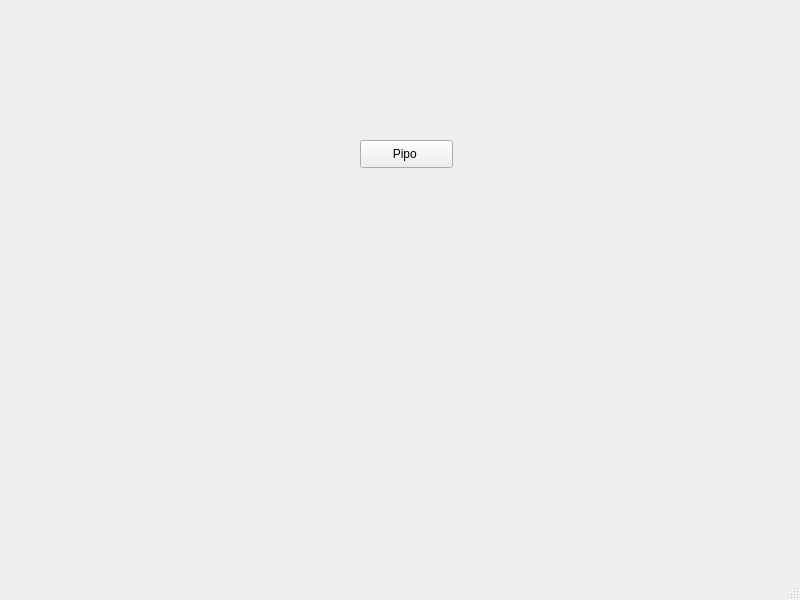
<?xml version="1.0" encoding="UTF-8"?>
<ui version="4.0">
 <class>MainWindow</class>
 <widget class="QMainWindow" name="MainWindow">
  <property name="geometry">
   <rect>
    <x>0</x>
    <y>0</y>
    <width>800</width>
    <height>600</height>
   </rect>
  </property>
  <property name="windowTitle">
   <string>MainWindow</string>
  </property>
  <widget class="QWidget" name="centralwidget">
   <widget class="QStackedWidget" name="stackedWidget">
    <property name="geometry">
     <rect>
      <x>0</x>
      <y>0</y>
      <width>801</width>
      <height>571</height>
     </rect>
    </property>
    <property name="currentIndex">
     <number>0</number>
    </property>
    <widget class="QWidget" name="page">
     <widget class="QPushButton" name="pipo">
      <property name="geometry">
       <rect>
        <x>360</x>
        <y>140</y>
        <width>93</width>
        <height>28</height>
       </rect>
      </property>
      <property name="text">
       <string>Pipo </string>
      </property>
     </widget>
    </widget>
    <widget class="QWidget" name="page_2">
     <widget class="QPushButton" name="hola">
      <property name="geometry">
       <rect>
        <x>360</x>
        <y>110</y>
        <width>93</width>
        <height>28</height>
       </rect>
      </property>
      <property name="text">
       <string>HOLA</string>
      </property>
     </widget>
    </widget>
   </widget>
  </widget>
  <widget class="QMenuBar" name="menubar">
   <property name="geometry">
    <rect>
     <x>0</x>
     <y>0</y>
     <width>800</width>
     <height>26</height>
    </rect>
   </property>
  </widget>
  <widget class="QStatusBar" name="statusbar"/>
 </widget>
 <resources/>
 <connections/>
</ui>
